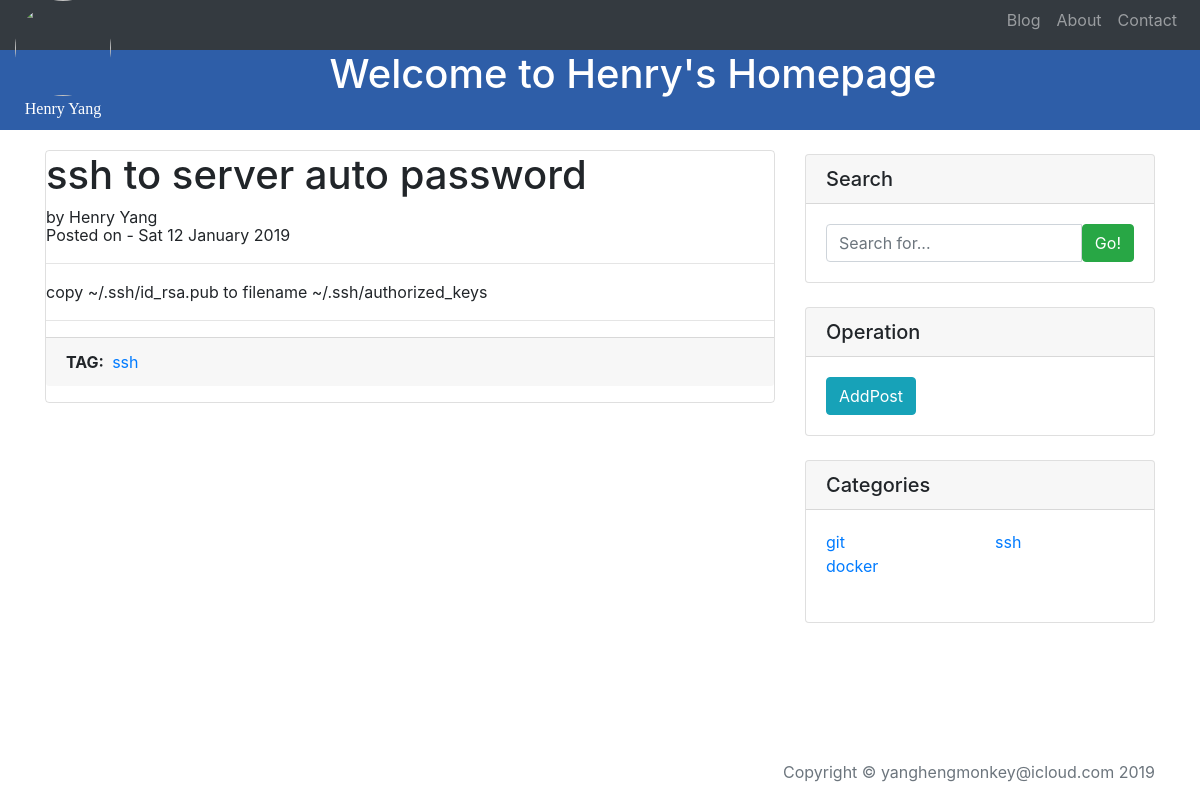
Page /blog/3/ on the committed database.
### blog/models.py (models this page shows, shortened)
class Post(models.Model):
    title = models.CharField( max_length=200)
    author = models.CharField(max_length=50, default='Henry Yang')
    created_date = models.DateTimeField( default= timezone.now )
    published_date = models.DateTimeField( default= timezone.now )
    content = HTMLField( )
    post_logo = models.FileField(max_length=100, default='', blank=True)
    tags = TaggableManager()

### blog/views.py (the view)
# urls.py: url(r'^(?P<pk>[0-9]+)/$', views.PostDetailView.as_view(), name='detail'),
class PostDetailView(DetailView):
    model = Post
    template_name = 'blog/detail.html'
    def get_context_data(self, **kwargs):
        context = super().get_context_data(**kwargs)
        context['tags'] = Tag.objects.all()
        return context

### blog/templates/blog/detail.html (shortened to what this page needs)
{% extends 'base/base.html' %}
{% block body %}
    <div class='container'>
        <div class="row">
            <div class="col-sm-8">
                <div style="
                            background-clip:border-box;
                            border: 1px solid rgba(0,0,0,0.125);
                            border-radius: 0.25rem;
                            position:relative;
                            margin-top: 20px;
                            display: -ms-flexbox;
                            -ms-flex-direction: column;
                            flex-direction: column;
                            ">
                    <h1 class="card-title">{{ post.title }}</h1>
                    <p class="card-subtitle">by {{ post.author }}
                    </p>
                    <p class="card-subtitle">Posted on - {{ post.published_date|date:'D d F Y' }}</p>
                    <hr>
                    <p clas="card-body">{{ post.content|safe }}</p>
                    <hr>
                    <p class="card-footer"><b>TAG:&nbsp</b>
                        {% for tag in post.tags.all %}
                        <a href="{% url 'blog:tagpage' tag %}">{{ tag }}
                        </a>
                        {% endfor %}
                    </p>
                </div>
            </div>
            {% include 'blog/sidebar.html' %}
        </div>
    </div>
{% endblock %}

### blog/templates/blog/category_card.html (shortened to what this page needs)
<div class="card my-4">
     <h5 class="card-header">Categories</h5>
     <div class="card-body">
         {% for tag in tags %}
         {% if forloop.counter0|divisibleby:2 %}
         <div class="row">
         {% endif %}
             <div class="col-lg-6">
                 <ul class="list-unstyled mb-0">
                     <li>
                         <a href="{% url 'blog:tagpage' tag %}">{{ tag }}</a>
                     </li>
                 </ul>
             </div>
         {% if forloop.counter|divisibleby:2 or forloop.last %}
         </div>
         {% endif %}
         {% endfor %}
     </div>
    <br>
</div>

### home/static/home/home_style.css (style rules this page uses)
body { background: white url("images/background.png"); }

### rows in the picture
Post: title "ssh to server auto password", author "Henry Yang", published_date "Sat 12 January 2019", content "copy ~/.ssh/id_rsa.pub to filename ~/.ssh/authorized_keys"
Tag: name "ssh"
Tag: name "git"
Tag: name "docker"
